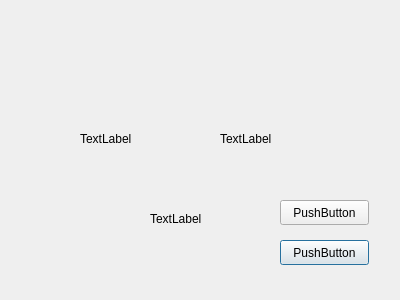
<?xml version="1.0" encoding="UTF-8"?>
<ui version="4.0">
 <class>DataInvaildView</class>
 <widget class="QDialog" name="DataInvaildView">
  <property name="geometry">
   <rect>
    <x>0</x>
    <y>0</y>
    <width>400</width>
    <height>300</height>
   </rect>
  </property>
  <property name="windowTitle">
   <string>Dialog</string>
  </property>
  <widget class="QLabel" name="Data_InvalidView_lbTestMsg">
   <property name="geometry">
    <rect>
     <x>120</x>
     <y>60</y>
     <width>67</width>
     <height>17</height>
    </rect>
   </property>
   <property name="text">
    <string/>
   </property>
  </widget>
  <widget class="QLabel" name="Data_InvalidView_lbTestName">
   <property name="geometry">
    <rect>
     <x>80</x>
     <y>130</y>
     <width>67</width>
     <height>17</height>
    </rect>
   </property>
   <property name="text">
    <string>TextLabel</string>
   </property>
  </widget>
  <widget class="QLabel" name="Data_InvalidView_lbSerial">
   <property name="geometry">
    <rect>
     <x>220</x>
     <y>130</y>
     <width>67</width>
     <height>17</height>
    </rect>
   </property>
   <property name="text">
    <string>TextLabel</string>
   </property>
  </widget>
  <widget class="QPushButton" name="Data_InvalidView_btBack">
   <property name="geometry">
    <rect>
     <x>280</x>
     <y>240</y>
     <width>89</width>
     <height>25</height>
    </rect>
   </property>
   <property name="text">
    <string>PushButton</string>
   </property>
  </widget>
  <widget class="QLabel" name="Data_InvalidView_lbIco">
   <property name="geometry">
    <rect>
     <x>150</x>
     <y>180</y>
     <width>67</width>
     <height>17</height>
    </rect>
   </property>
   <property name="text">
    <string/>
   </property>
  </widget>
  <widget class="QLabel" name="Data_InvalidView_lbMessage">
   <property name="geometry">
    <rect>
     <x>150</x>
     <y>210</y>
     <width>67</width>
     <height>17</height>
    </rect>
   </property>
   <property name="text">
    <string>TextLabel</string>
   </property>
  </widget>
  <widget class="QPushButton" name="Data_InvalidView_btDelete">
   <property name="geometry">
    <rect>
     <x>280</x>
     <y>200</y>
     <width>89</width>
     <height>25</height>
    </rect>
   </property>
   <property name="text">
    <string>PushButton</string>
   </property>
  </widget>
  <zorder>Data_InvalidView_lbTestMsg</zorder>
  <zorder>Data_InvalidView_lbTestName</zorder>
  <zorder>Data_InvalidView_lbSerial</zorder>
  <zorder>Data_InvalidView_lbIco</zorder>
  <zorder>Data_InvalidView_lbMessage</zorder>
  <zorder>Data_InvalidView_btBack</zorder>
  <zorder>Data_InvalidView_btDelete</zorder>
 </widget>
 <resources/>
 <connections/>
</ui>
